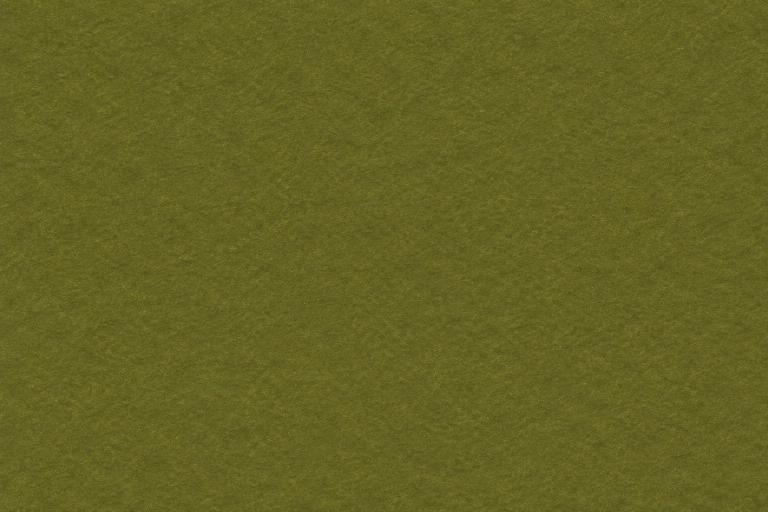
#> input picture art/codex/terrain/raw/G2-meadow-crop-bare.png, 1536 x 1024 px (shown at 1/2 size)
$ python -i sites2_measure.py   (imports and definitions only)
#> lines starting #> are read from the running program, lines starting #| are printed output that depends on the picture; after the words box and inside, x2 and y2 are one past the last pixel; in counts of white or black regions, pixels touching at a corner belong together
"""Round-2 site measurements: value ladder, footprint, grain, base perimeter inset.

Tile metrics (any 128 px hex tile, sites or the shipped town):
  feat%    share of the hex (10% inset) that is not undisturbed ground: pixels
           leaving the ground hue/saturation band or more than 14 L from the
           ground's L 97 (after a 1.5 px blur). Same definition as the
           art-director's sites1 critique, so the numbers compare.
  span     3rd-97th percentile x-extent of feature pixels, % of hex width
  featL    median L of feature pixels; p99L; bright% = feature pixels with L > 150
  fine64   fine grain energy at 64 px over the hex

Base perimeter (`perimeter`): every member's ground-restore matte is placed in
the cluster frame; for samples every 2 px along the footprint's OUTER outline,
the distance inward to the nearest painted pixel. A bank tracing the outline
gives a flat profile (low spread); a straight-sided fence across a lobed
footprint gives a varying one.

usage: python3 art/codex/terrain/sites2_measure.py tiles <png> [...]
       python3 art/codex/terrain/sites2_measure.py perimeter <stage_dir> [...]
"""

from __future__ import annotations

import json
import math
import sys
from pathlib import Path

import numpy as np
from PIL import Image, ImageFilter

HERE = Path(__file__).resolve().parent
REPO = HERE.parents[2]
sys.path.insert(0, str(REPO / "scripts" / "tile-foundry"))
from paintin_cluster import member_offset_px, outer_segments  # noqa: E402
from paintin_pin import PinConfig, ground_restore  # noqa: E402

GROUND_L = 97.0


def lum(a: np.ndarray) -> np.ndarray:
    return 0.299 * a[..., 0] + 0.587 * a[..., 1] + 0.114 * a[..., 2]


def hsv(a: np.ndarray) -> tuple[np.ndarray, np.ndarray, np.ndarray]:
    x = a / 255.0
    mx, mn = x.max(-1), x.min(-1)
    d = mx - mn + 1e-9
    s = np.where(mx > 0, d / (mx + 1e-9), 0)
    r, g, b = x[..., 0], x[..., 1], x[..., 2]
    h = np.where(mx == r, ((g - b) / d) % 6, np.where(mx == g, (b - r) / d + 2, (r - g) / d + 4)) * 60
    return h, s, mx


def hex_mask(alpha: np.ndarray, shrink: float = 0.1) -> np.ndarray:
    h, w = alpha.shape
    cx, cy = (w - 1) / 2, (h - 1) / 2
    a = w / 2 * (1 - shrink)
    b = a * 0.866
    ys, xs = np.mgrid[0:h, 0:w]
    dx, dy = np.abs(xs - cx), np.abs(ys - cy)
    return (dy <= b) & (dx <= a - (a / 2) * (dy / b)) & (alpha > 250)


def fine64(rgb: np.ndarray, mask: np.ndarray) -> float:
    im = Image.fromarray(rgb.astype(np.uint8)).resize((64, 64), Image.Resampling.LANCZOS)
    m = np.asarray(Image.fromarray((mask * 255).astype(np.uint8)).resize((64, 64), Image.Resampling.NEAREST)) > 127
    a = np.asarray(im, dtype=float)
    lb = lum(np.asarray(im.filter(ImageFilter.GaussianBlur(1.5)), dtype=float))
    return float(np.abs(lum(a) - lb)[m].mean())


def tile_metrics(path: Path) -> dict[str, float]:
#> called with path = 'raw/G2-meadow-crop-bare.png'
    a = np.asarray(Image.open(path).convert("RGBA"), dtype=float)
    rgb, alpha = a[..., :3], a[..., 3]
#> alpha: shape (1024, 1536) float64; every value is 255
    m = hex_mask(alpha, 0.0)
#> in hex_mask, `return (dy <= b) & (dx <= a - (a / 2) * (dy / b)) & (alpha > 250)`:
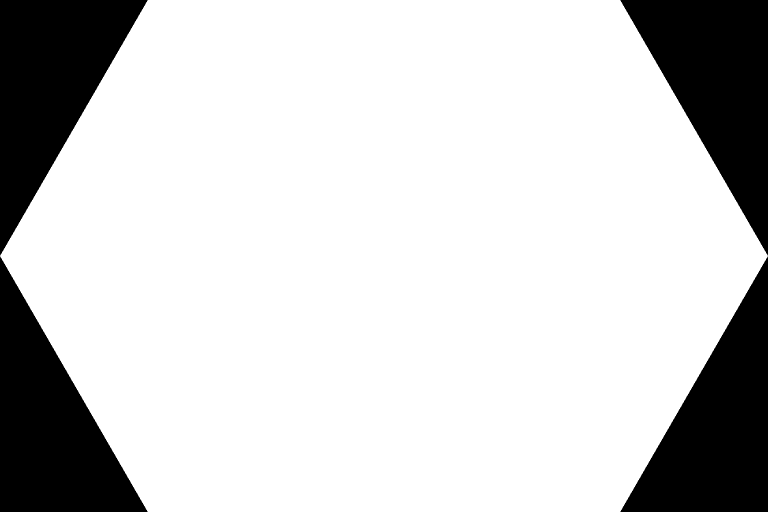
#> returned value: shape (1024, 1536) bool (shown at 1/2 size); 80.8% white; 4 black regions, box (x1, y1, x2, y2) and area: (0, 0, 295, 511) 75676, (1241, 0, 1536, 511) 75676, (0, 513, 295, 1024) 75676, (1241, 513, 1536, 1024) 75676
    blur = np.asarray(Image.fromarray(rgb.astype(np.uint8)).filter(ImageFilter.GaussianBlur(1.5)), dtype=float)
    h, s, _ = hsv(blur)
#> in hsv, `s = np.where(mx > 0, d / (mx + 1e-9), 0)`:
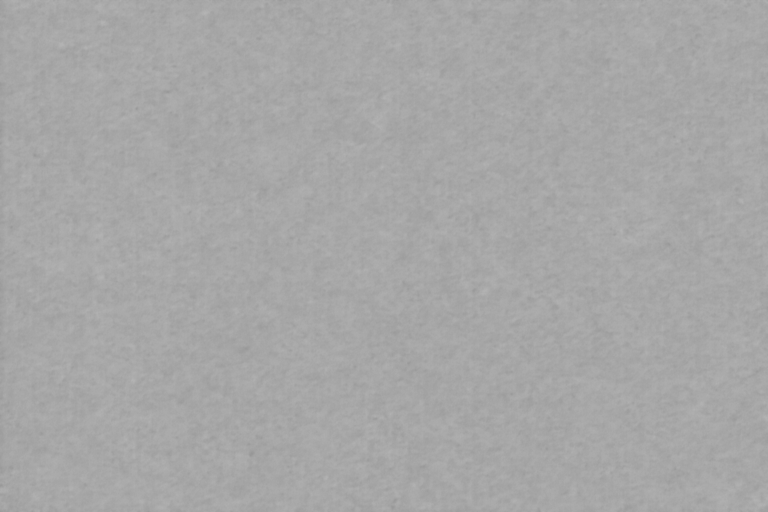
#> s: shape (1024, 1536) float64 (shown at 1/2 size); min 0.584, max 0.711, mean 0.655
#> in hsv, `h = np.where(mx == r, ((g - b) / d) % 6, np.where(mx == g, (b - r) / d..`:
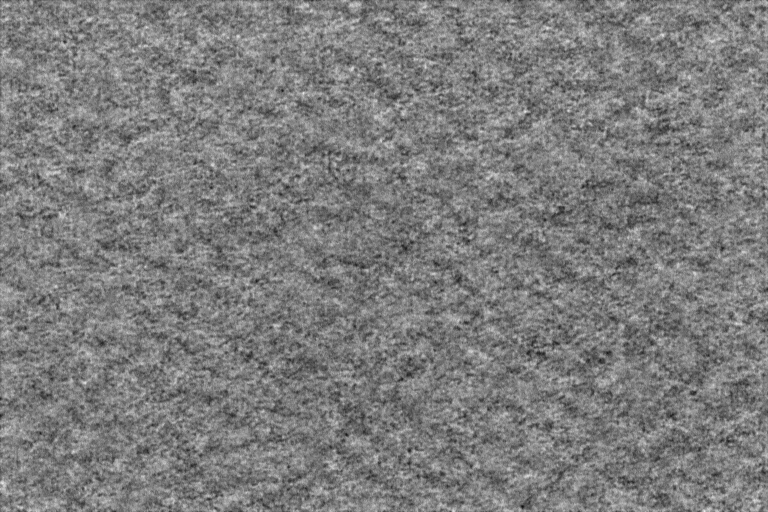
#> h: shape (1024, 1536) float64 (shown at 1/2 size); min 54.25, max 63.81, mean 58.9; drawn with min black and max white
    ground = (h > 48) & (h < 80) & (s > 0.45) & (np.abs(lum(blur) - GROUND_L) < 14)
#> ground: shape (1024, 1536) bool; 99.7% white; black in thin lines or dots
    f = m & ~ground
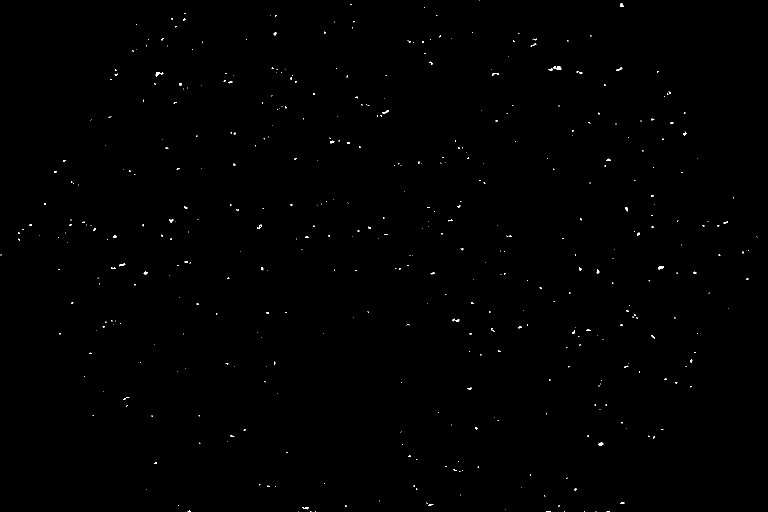
#> f: shape (1024, 1536) bool (shown at 1/2 size); 0.23% white in thin lines or dots
    L = lum(rgb[f])
#> L = 3606 values, max 118.4 at index 886, min 64.59 at index 1069, mean 79.36
    xs = np.where(f)[1]
#> xs = 3606 values, max 1514 at index 2031, min 1 at index 2101, mean 807.8
    return {
        "feat_pct": round(100 * f.sum() / m.sum(), 1),
        "span": round(float(np.percentile(xs, 97) - np.percentile(xs, 3)) / 128 * 100),
        "featL": round(float(np.median(L)), 1),
        "p99L": round(float(np.percentile(L, 99)), 1),
        "bright_pct": round(float((L > 150).mean() * 100), 1),
        "fine64": round(fine64(rgb, hex_mask(alpha, 0.1)), 2),
    }
#> in hex_mask (call 2), `return (dy <= b) & (dx <= a - (a / 2) * (dy / b)) & (alpha > 250)`: returned value: shape (1024, 1536) bool; 70.8% white; 2 black regions, box (x1, y1, x2, y2) and area: (0, 0, 372, 1024) 229996, (1164, 0, 1536, 1024) 229996
#> in fine64, `im = Image.fromarray(rgb.astype(np.uint8)).resize((64, 64), Image.Resa..`:
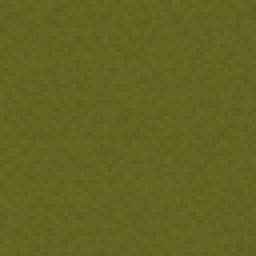
#> im: PIL image 64x64 RGB (shown 4 times larger); mean R, G, B 100.6, 99.3, 34.7
#> in fine64, `m = np.asarray(Image.fromarray((mask * 255).astype(np.uint8)).resize((..`:
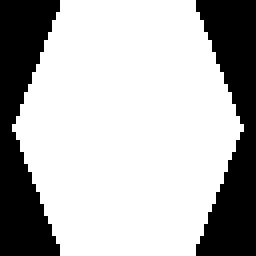
#> m: shape (64, 64) bool (shown 4 times larger); 70.8% white; 2 black regions, box (x1, y1, x2, y2) and area: (49, 0, 64, 64) 600, (0, 0, 15, 64) 598
#> in lum (call 4), `return 0.299 * a[..., 0] + 0.587 * a[..., 1] + 0.114 * a[..., 2]`:
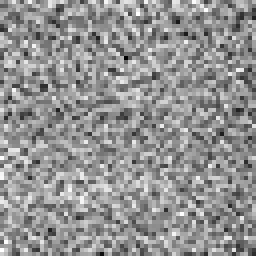
#> returned value: shape (64, 64) float64 (shown 4 times larger); min 85.82, max 97.07, mean 92.3; drawn with min black and max white


# [46 lines left out: functions perimeter_inset, main, not called in this run]


# [2 lines not run here, left out]

>>> result = tile_metrics('raw/G2-meadow-crop-bare.png')
#> result = {'feat_pct': 0.3, 'span': 979, 'featL': 79.1, 'p99L': 88.6, 'bright_pct': 0, 'fine64': 1.19}
